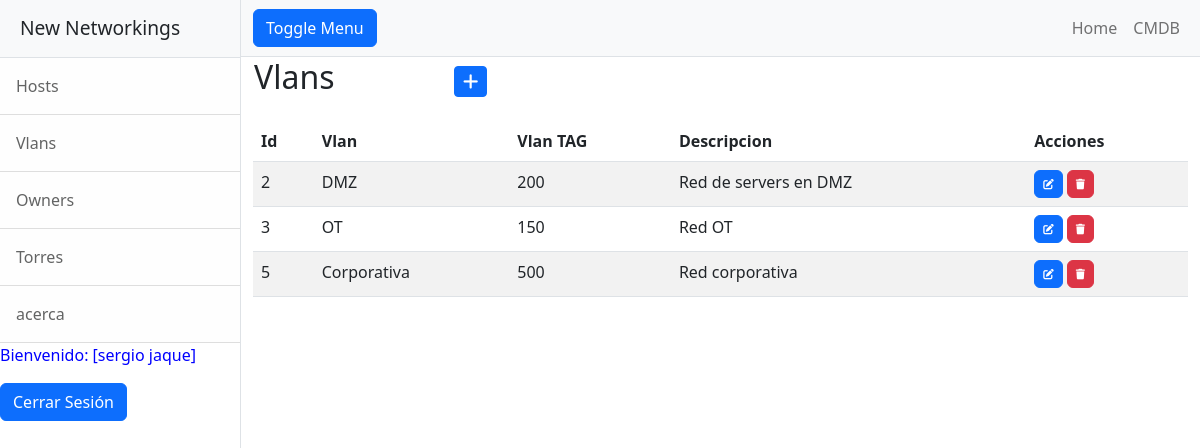
The app's page /vlans/ (signed in) with its own data.
### entidades/models.py (models this page shows, shortened)
class Vlans(models.Model):
    nombre = models.CharField(max_length=60)
    vlan_TAG = models.IntegerField()
    descripcion = models.CharField(max_length=60)

### entidades/views.py (the view)
# urls.py: path('vlans/', VlansList.as_view(), name="vlans"),
class VlansList(LoginRequiredMixin, ListView):
    model = Vlans

### entidades/templates/entidades/vlans_list.html (shortened to what this page needs)
{% extends "entidades/index.html" %}
{% block titulo %}
 <table>
    <tr>
        <td width="200"><h2>Vlans</h2></td>
        <td>
            <a
            href="{% url 'vlansCreate' %}"
            class="btn btn-primary btn-sm"
            >
            </a>
        </td>
    </tr>
</table>
{% endblock titulo %}
{% block contenido %}
<table class="table table-striped">
    <thead>
        <tr>
            <th>Id</th>
            <th>Vlan</th>
            <th>Vlan TAG</th>
            <th>Descripcion</th>
            <th>Acciones</th>
        </tr>
    </thead>
    <tbody>
    {% for e in vlans_list  %}
        <tr>
            <td>{{ e.id }}</td>
            <td>{{ e.nombre }}</td>
            <td>{{ e.vlan_TAG }}</td>
            <td>{{ e.descripcion }}</td>
            <td>
                <a
                  href="{% url 'vlansUpdate' e.id %}"
                  class="btn btn-primary"
                  style="--bs-btn-padding-y: .25rem; --bs-btn-padding-x: .5rem; --bs-btn-font-size: .75rem;"
                  >
                </a>
                <a
                  href="{% url 'vlansDelete' e.id %}"
                  class="btn btn-danger"
                  style="--bs-btn-padding-y: .25rem; --bs-btn-padding-x: .5rem; --bs-btn-font-size: .75rem;"
                  >
                </a>
            </td>
        </tr>
    {% endfor %}
    </tbody>
</table>
{% endblock contenido %}

### entidades/templates/entidades/index.html (shortened to what this page needs)
<!DOCTYPE html>
<html lang="en">
    <head>
        {% load static %}
        <link href="{% static 'css/styles.css' %}" rel="stylesheet" />
        <link rel="stylesheet" href="https://cdnjs.cloudflare.com/ajax/libs/font-awesome/6.4.0/css/all.min.css">
    </head>
    <body>
        <div class="d-flex" id="wrapper">
            <div class="border-end bg-white" id="sidebar-wrapper">
                <div class="sidebar-heading border-bottom bg-light">New Networkings</div>
                <div class="list-group list-group-flush">
            {% if user.is_authenticated %}
                    <a class="list-group-item list-group-item-action list-group-item-light p-3" href="{% url 'hosts' %}">Hosts</a>
                    <a class="list-group-item list-group-item-action list-group-item-light p-3" href="{% url 'vlans' %}">Vlans</a>
                    <a class="list-group-item list-group-item-action list-group-item-light p-3" href="{% url 'owners' %}">Owners</a>
                    <a class="list-group-item list-group-item-action list-group-item-light p-3" href="{% url 'torresops' %}">Torres</a>
                    <a class="list-group-item list-group-item-action list-group-item-light p-3" href="{% url 'acerca' %}">acerca</a>
                    <p style="color:blue">Bienvenido: [{{user.first_name}} {{user.last_name}}]</p>
                    <form method="post" action="{% url 'logout' %}">
                        <button class="btn btn-primary" type="submit">Cerrar Sesión</button>
                    </form>
            {% else %}
                    <a class="btn btn-primary" href="{% url 'login' %}">Iniciar sesion</a>
                    <a class="btn btn-primary" href="{% url 'registro' %}">Registrarse</a>
            {% endif %}
                </div>
            </div>
            <div id="page-content-wrapper">
                <nav class="navbar navbar-expand-lg navbar-light bg-light border-bottom">
                    <div class="container-fluid">
                        <button class="btn btn-primary" id="sidebarToggle">Toggle Menu</button>
                        <div class="collapse navbar-collapse" id="navbarSupportedContent">
                            <ul class="navbar-nav ms-auto mt-2 mt-lg-0">
                                <li class="nav-item active"><a class="nav-link" href="{% url 'home' %}">Home</a></li>
                                <li class="nav-item"><a class="nav-link" href="#!">CMDB</a></li>
                            </ul>
                        </div>
                    </div>
                </nav>
                <div class="container-fluid">
                    {% block titulo %}{% endblock titulo %}
                    {% block contenido %}
                    {% endblock contenido %}
                </div>
            </div>
        </div>
    </body>
</html>

### records on screen
Vlans: id "2", nombre "DMZ", vlan_TAG "200", descripcion "Red de servers en DMZ"
Vlans: id "3", nombre "OT", vlan_TAG "150", descripcion "Red OT"
Vlans: id "5", nombre "Corporativa", vlan_TAG "500", descripcion "Red corporativa"

### other values on screen
{{ user.first_name }} "sergio"
{{ user.last_name }} "jaque"
